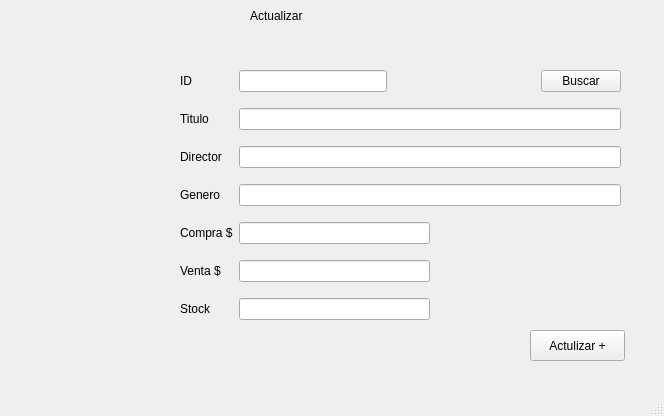
<?xml version="1.0" encoding="UTF-8"?>
<ui version="4.0">
 <class>MainWindow</class>
 <widget class="QMainWindow" name="MainWindow">
  <property name="geometry">
   <rect>
    <x>0</x>
    <y>0</y>
    <width>664</width>
    <height>416</height>
   </rect>
  </property>
  <property name="windowTitle">
   <string>PyMovie-Update</string>
  </property>
  <widget class="QWidget" name="centralwidget">
   <widget class="QWidget" name="gridLayoutWidget">
    <property name="geometry">
     <rect>
      <x>180</x>
      <y>60</y>
      <width>441</width>
      <height>277</height>
     </rect>
    </property>
    <layout class="QGridLayout" name="gridLayout">
     <item row="6" column="1">
      <layout class="QHBoxLayout" name="horizontalLayout_4">
       <item>
        <widget class="QLineEdit" name="lineEdit_6">
         <property name="enabled">
          <bool>true</bool>
         </property>
        </widget>
       </item>
       <item>
        <spacer name="horizontalSpacer_3">
         <property name="orientation">
          <enum>Qt::Horizontal</enum>
         </property>
         <property name="sizeHint" stdset="0">
          <size>
           <width>40</width>
           <height>20</height>
          </size>
         </property>
        </spacer>
       </item>
      </layout>
     </item>
     <item row="5" column="1">
      <layout class="QHBoxLayout" name="horizontalLayout_3">
       <item>
        <widget class="QLineEdit" name="lineEdit_5">
         <property name="enabled">
          <bool>true</bool>
         </property>
        </widget>
       </item>
       <item>
        <spacer name="horizontalSpacer_2">
         <property name="orientation">
          <enum>Qt::Horizontal</enum>
         </property>
         <property name="sizeHint" stdset="0">
          <size>
           <width>40</width>
           <height>20</height>
          </size>
         </property>
        </spacer>
       </item>
      </layout>
     </item>
     <item row="4" column="0">
      <widget class="QLabel" name="label_5">
       <property name="text">
        <string>Compra $</string>
       </property>
      </widget>
     </item>
     <item row="4" column="1">
      <layout class="QHBoxLayout" name="horizontalLayout">
       <item>
        <widget class="QLineEdit" name="lineEdit_4">
         <property name="enabled">
          <bool>true</bool>
         </property>
        </widget>
       </item>
       <item>
        <spacer name="horizontalSpacer">
         <property name="orientation">
          <enum>Qt::Horizontal</enum>
         </property>
         <property name="sizeHint" stdset="0">
          <size>
           <width>40</width>
           <height>20</height>
          </size>
         </property>
        </spacer>
       </item>
      </layout>
     </item>
     <item row="2" column="0">
      <widget class="QLabel" name="label_3">
       <property name="text">
        <string>Director</string>
       </property>
      </widget>
     </item>
     <item row="1" column="1">
      <widget class="QLineEdit" name="lineEdit">
       <property name="enabled">
        <bool>true</bool>
       </property>
      </widget>
     </item>
     <item row="6" column="0">
      <widget class="QLabel" name="label_7">
       <property name="text">
        <string>Stock</string>
       </property>
      </widget>
     </item>
     <item row="2" column="1">
      <widget class="QLineEdit" name="lineEdit_2">
       <property name="enabled">
        <bool>true</bool>
       </property>
      </widget>
     </item>
     <item row="1" column="0">
      <widget class="QLabel" name="label_2">
       <property name="text">
        <string>Titulo</string>
       </property>
      </widget>
     </item>
     <item row="3" column="1">
      <widget class="QLineEdit" name="lineEdit_3">
       <property name="enabled">
        <bool>true</bool>
       </property>
      </widget>
     </item>
     <item row="5" column="0">
      <widget class="QLabel" name="label_6">
       <property name="text">
        <string>Venta $</string>
       </property>
      </widget>
     </item>
     <item row="3" column="0">
      <widget class="QLabel" name="label_4">
       <property name="text">
        <string>Genero</string>
       </property>
      </widget>
     </item>
     <item row="0" column="0">
      <widget class="QLabel" name="label">
       <property name="text">
        <string>ID</string>
       </property>
      </widget>
     </item>
     <item row="0" column="1">
      <layout class="QHBoxLayout" name="horizontalLayout_2">
       <item>
        <widget class="QLineEdit" name="lineEdit_7"/>
       </item>
       <item>
        <spacer name="horizontalSpacer_4">
         <property name="orientation">
          <enum>Qt::Horizontal</enum>
         </property>
         <property name="sizeHint" stdset="0">
          <size>
           <width>40</width>
           <height>20</height>
          </size>
         </property>
        </spacer>
       </item>
       <item>
        <widget class="QPushButton" name="pushButton_2">
         <property name="text">
          <string>Buscar</string>
         </property>
        </widget>
       </item>
      </layout>
     </item>
    </layout>
   </widget>
   <widget class="QLabel" name="logo">
    <property name="geometry">
     <rect>
      <x>20</x>
      <y>110</y>
      <width>151</width>
      <height>121</height>
     </rect>
    </property>
    <property name="text">
     <string/>
    </property>
   </widget>
   <widget class="QPushButton" name="pushButton">
    <property name="geometry">
     <rect>
      <x>530</x>
      <y>330</y>
      <width>95</width>
      <height>31</height>
     </rect>
    </property>
    <property name="text">
     <string>Actulizar +</string>
    </property>
   </widget>
   <widget class="QLabel" name="title">
    <property name="geometry">
     <rect>
      <x>250</x>
      <y>0</y>
      <width>141</width>
      <height>31</height>
     </rect>
    </property>
    <property name="text">
     <string>Actualizar</string>
    </property>
   </widget>
  </widget>
  <widget class="QMenuBar" name="menubar">
   <property name="geometry">
    <rect>
     <x>0</x>
     <y>0</y>
     <width>664</width>
     <height>27</height>
    </rect>
   </property>
  </widget>
  <widget class="QStatusBar" name="statusbar"/>
 </widget>
 <resources/>
 <connections/>
</ui>
